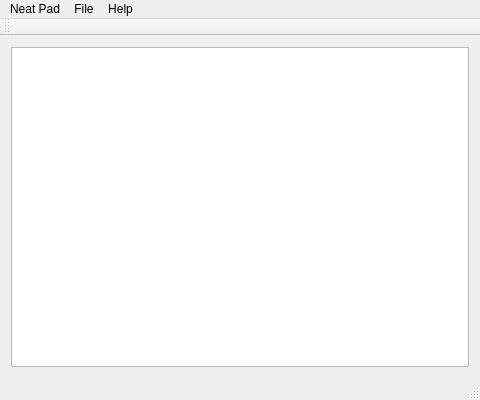
<?xml version="1.0" encoding="UTF-8"?>
<ui version="4.0">
 <class>MainWindow</class>
 <widget class="QMainWindow" name="MainWindow">
  <property name="geometry">
   <rect>
    <x>0</x>
    <y>0</y>
    <width>480</width>
    <height>400</height>
   </rect>
  </property>
  <property name="windowTitle">
   <string>MainWindow</string>
  </property>
  <widget class="QWidget" name="centralWidget">
   <layout class="QHBoxLayout" name="horizontalLayout">
    <item>
     <widget class="QPlainTextEdit" name="plainTextEdit"/>
    </item>
   </layout>
  </widget>
  <widget class="QMenuBar" name="menuBar">
   <property name="geometry">
    <rect>
     <x>0</x>
     <y>0</y>
     <width>480</width>
     <height>22</height>
    </rect>
   </property>
   <widget class="QMenu" name="menuFile">
    <property name="title">
     <string>File</string>
    </property>
    <addaction name="actionOpen"/>
    <addaction name="actionSave"/>
    <addaction name="actionSave_As"/>
   </widget>
   <widget class="QMenu" name="menuNeat_Pad">
    <property name="title">
     <string>Neat Pad</string>
    </property>
    <addaction name="actionQuit"/>
   </widget>
   <widget class="QMenu" name="menuHelp">
    <property name="title">
     <string>Help</string>
    </property>
    <addaction name="actionHelp"/>
    <addaction name="actionAbout"/>
   </widget>
   <addaction name="menuNeat_Pad"/>
   <addaction name="menuFile"/>
   <addaction name="menuHelp"/>
  </widget>
  <widget class="QToolBar" name="mainToolBar">
   <attribute name="toolBarArea">
    <enum>TopToolBarArea</enum>
   </attribute>
   <attribute name="toolBarBreak">
    <bool>false</bool>
   </attribute>
  </widget>
  <widget class="QStatusBar" name="statusBar"/>
  <action name="actionOpen">
   <property name="text">
    <string>Open</string>
   </property>
   <property name="shortcut">
    <string>Alt+O</string>
   </property>
  </action>
  <action name="actionSave">
   <property name="text">
    <string>Save</string>
   </property>
   <property name="shortcut">
    <string>Alt+S</string>
   </property>
  </action>
  <action name="actionSave_As">
   <property name="text">
    <string>Save As...</string>
   </property>
   <property name="shortcut">
    <string>Alt+Shift+S</string>
   </property>
  </action>
  <action name="actionQuit">
   <property name="text">
    <string>Quit</string>
   </property>
   <property name="shortcut">
    <string>Alt+Q</string>
   </property>
  </action>
  <action name="actionHelp">
   <property name="text">
    <string>Help</string>
   </property>
   <property name="shortcut">
    <string>Alt+H</string>
   </property>
  </action>
  <action name="actionAbout">
   <property name="text">
    <string>About</string>
   </property>
   <property name="shortcut">
    <string>Alt+A</string>
   </property>
  </action>
 </widget>
 <layoutdefault spacing="6" margin="11"/>
 <resources/>
 <connections/>
</ui>
